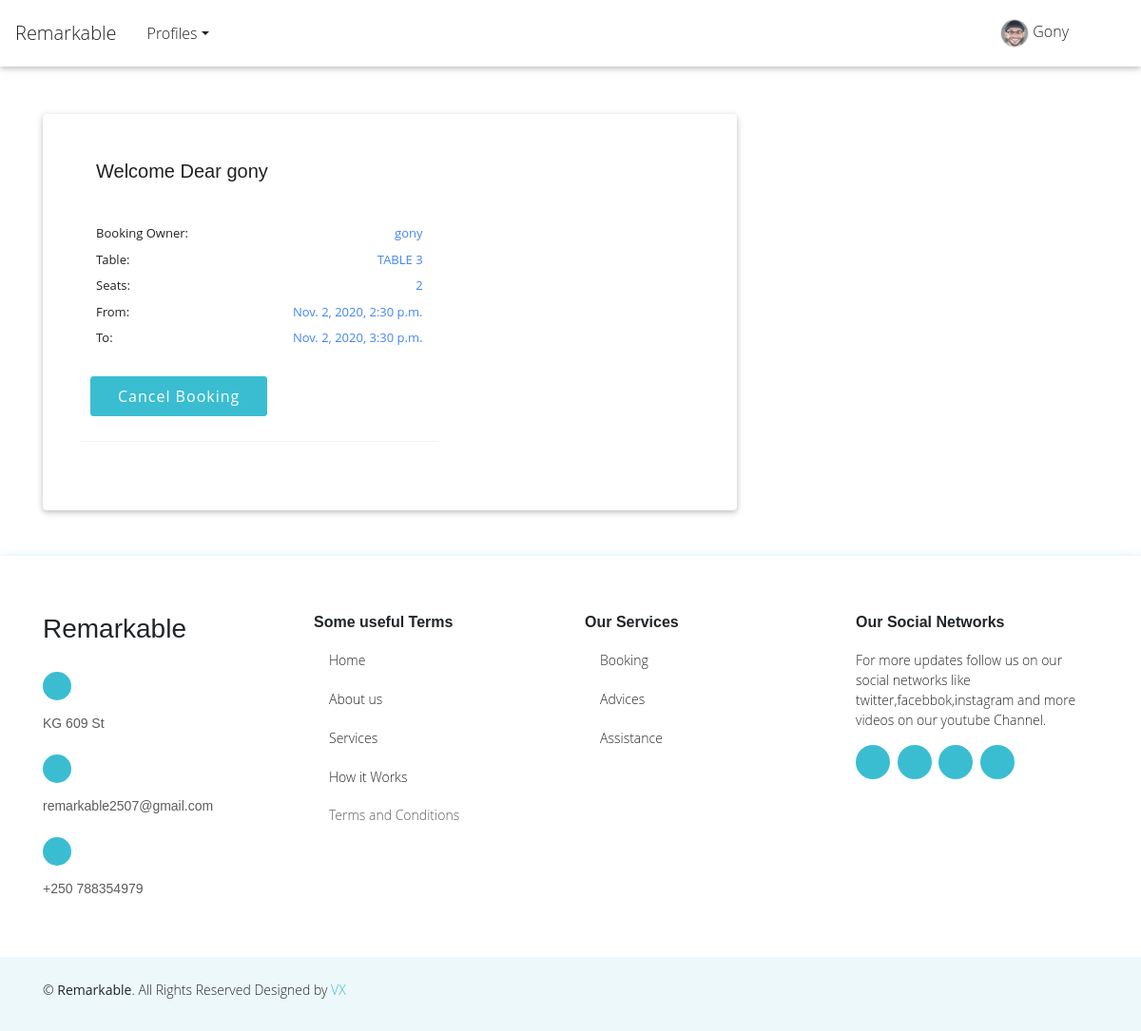
Before: /booking-list/ (signed in) with the older database file.
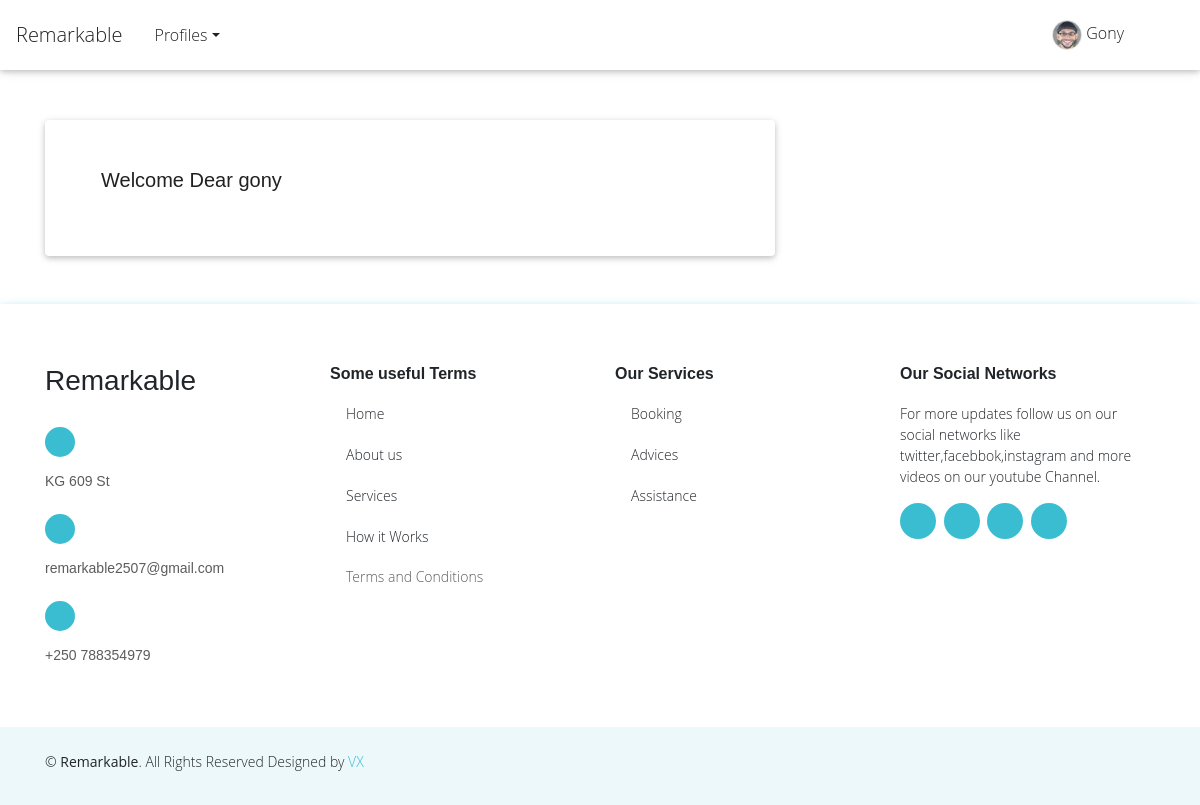
After: the same page with the newer database file.
### profiles/models.py (models this page shows, shortened)
class Booking(models.Model):
    user = models.ForeignKey(settings.AUTH_USER_MODEL, on_delete=models.CASCADE)
    table = models.ForeignKey(Table, on_delete=models.CASCADE)
    check_in = models.DateTimeField()
    check_out = models.DateTimeField()
    def get_table_category(self):
        table_categories=dict(self.table.TABLE_CATEGORIES)
        table_category= table_categories.get(self.table.category)
        return table_category
    def get_cancel_booking_url(self):
        return reverse_lazy('profiles:CancelBookingView', args=[self.pk, ])

class Table(models.Model):
    TABLE_CATEGORIES = (
        ('YAC', 'TABLE 1'),
        ('NAC', 'TABLE 2'),
        ('DEL', 'TABLE 3'),
        ('KIN', 'TABLE 4'),
        ('QUE', 'TABLE 5'),
        ('TAC', 'TABLE 6'),
        ('MAC', 'TABLE 7'),
        ('XEL', 'TABLE 8'),
        ('GIN', 'TABLE 9'),
        ('WUE', 'TABLE 10'),
        ('YAK', 'TABLE 11'),
        ('NOC', 'TABLE 12'),
        ('DEG', 'TABLE 13'),
        ('KIT', 'TABLE 14'),
        ('QUO', 'TABLE 15'),
        ('GOC', 'TABLE 16'),
        ('JAC', 'TABLE 17'),
        ('DAL', 'TABLE 18'),
        ('KUN', 'TABLE 19'),
        ('QAE', 'TABLE 20'),
    )
    category = models.CharField(max_length=5, choices=TABLE_CATEGORIES)
    seats = models.IntegerField()

### profiles/views.py (the view)
# urls.py: path('booking-list/', BookingListView.as_view(), name='BookingListView'),
class BookingListView(LoginRequiredMixin, ListView):
    model = Booking
    template_name = 'profiles/booking_list.html'
    def get_queryset (self, *args, **kwargs):
        if self.request.user.is_staff:
            booking_list=Booking.objects.all()
            return booking_list
        else:
            booking_list=Booking.objects.filter(user=self.request.user)
            return booking_list

### profiles/templates/profiles/booking_list.html (shortened to what this page needs)
{% extends 'profiles/base.html' %}
{% load static %}
{% block content %}
    <div class="container">
        <div class="row">
        <div class="col-md-8 mt-4">
        <div class="card">
        <div class="card-body ml-md-2 p-sm-2 p-0 mt-3">
        <div class="d-flex flex-xl-row flex-lg-row flex-md-column flex-sm-column flex-column" style="width: 100%;">
        <div class="account-attributes d-flex justify-content-start align-items-start vertical-align-center flex-column p-xl-4 p-lg-4 p-md-3 p-sm-3 p-0">
        <div class="d-flex flex-row justify-content-between" style="width: 100%;">
            <div class="d-flex flex-column justify-content-between ml-3">
                <h5 class="text-dark">
                    <strong>
                        Welcome Dear {{user}}
                    </strong>
                </h5>
            </div>
        </div>
        {% for booking in booking_list %}
        <div class="d-flex justify-content-between flex-column mt-3 p-3" style="width: 100%;">
            <div class="d-flex justify-content-between flex-row my-1" style="width: 100%;">
                <div class="text d-flex">
                    <span class='text-dark'>Booking Owner:</span>
                </div>
                <div class="d-flex">
                    <span class="text text-primary">{{booking.user}}</span>
                </div>
            </div>
                 <div class="d-flex justify-content-between flex-row my-1" style="width: 100%;">
                    <div class="text d-flex">
                        <span class='text-dark'>Table:</span>
                    </div>
                    <div class="d-flex">
                        <span class="text text-primary">{{booking.get_table_category}}</span>
                    </div>
                </div>
                <div class="d-flex justify-content-between flex-row my-1" style="width: 100%;">
                    <div class="text d-flex">
                        <span class='text-dark'>Seats:</span>
                    </div>
                    <div class="d-flex">
                        <span class="text text-primary">{{booking.table.seats}}</span>
                    </div>
                </div>
                <div class="d-flex justify-content-between flex-row my-1" style="width: 100%;">
                    <div class="text d-flex">
                        <span class='text-dark'>From:</span>
                    </div>
                    <div class="d-flex">
                        <span class="text text-primary">{{booking.check_in}}</span>
                    </div>
                </div>
                <div class="d-flex justify-content-between flex-row my-1" style="width: 100%;">
                    <div class="text d-flex">
                        <span class='text-dark'>To:</span>
                    </div>
                    <div class="d-flex">
                        <span class="text text-primary">{{booking.check_out}}</span>
                    </div>
                </div>
        </div>
        <div>
            <button class="cancelbook">
                <a href="{{booking.get_cancel_booking_url}}">Cancel Booking</a>
            </button>
        </div>
        <hr>
        {% endfor %}
        </div>
        </div>
        </div>
        <br>
        </div>
        </div>
</div>
        </div>
        <br> <br>
        {% endblock content %}

Changed rows visible on the page:
removed Booking: user "gony", get_table_category "TABLE 3", table.seats "2", check_in "Nov. 2, 2020, 2:30 p.m.", check_out "Nov. 2, 2020, 3:30 p.m."
